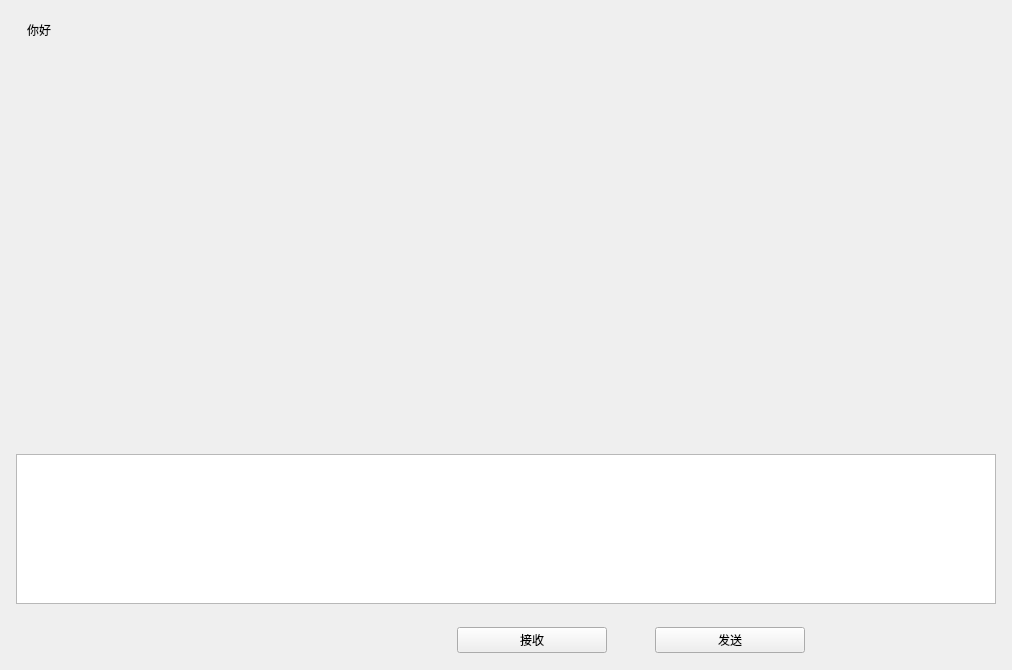
<?xml version="1.0" encoding="UTF-8"?>
<ui version="4.0">
 <class>ChatPage</class>
 <widget class="QWidget" name="ChatPage">
  <property name="geometry">
   <rect>
    <x>0</x>
    <y>0</y>
    <width>1012</width>
    <height>670</height>
   </rect>
  </property>
  <property name="windowTitle">
   <string>ChatPage</string>
  </property>
  <layout class="QVBoxLayout" name="verticalLayout">
   <property name="leftMargin">
    <number>16</number>
   </property>
   <property name="topMargin">
    <number>0</number>
   </property>
   <property name="rightMargin">
    <number>16</number>
   </property>
   <property name="bottomMargin">
    <number>0</number>
   </property>
   <item>
    <widget class="QWidget" name="chat_data_widget" native="true">
     <layout class="QVBoxLayout" name="verticalLayout_4">
      <property name="leftMargin">
       <number>0</number>
      </property>
      <property name="topMargin">
       <number>0</number>
      </property>
      <property name="rightMargin">
       <number>0</number>
      </property>
      <property name="bottomMargin">
       <number>0</number>
      </property>
      <item>
       <widget class="QWidget" name="title_widget" native="true">
        <property name="minimumSize">
         <size>
          <width>0</width>
          <height>60</height>
         </size>
        </property>
        <property name="maximumSize">
         <size>
          <width>16777215</width>
          <height>60</height>
         </size>
        </property>
        <layout class="QVBoxLayout" name="verticalLayout_5">
         <property name="topMargin">
          <number>2</number>
         </property>
         <property name="rightMargin">
          <number>2</number>
         </property>
         <property name="bottomMargin">
          <number>2</number>
         </property>
         <item>
          <widget class="QWidget" name="widget_2" native="true">
           <layout class="QHBoxLayout" name="horizontalLayout_3">
            <property name="leftMargin">
             <number>2</number>
            </property>
            <property name="topMargin">
             <number>2</number>
            </property>
            <property name="rightMargin">
             <number>2</number>
            </property>
            <property name="bottomMargin">
             <number>2</number>
            </property>
            <item>
             <widget class="QLabel" name="title_label">
              <property name="text">
               <string>你好</string>
              </property>
             </widget>
            </item>
           </layout>
          </widget>
         </item>
        </layout>
       </widget>
      </item>
      <item>
       <widget class="ChatView" name="chat_data_list" native="true"/>
      </item>
      <item>
       <widget class="QWidget" name="tool_widget" native="true">
        <property name="maximumSize">
         <size>
          <width>16777215</width>
          <height>60</height>
         </size>
        </property>
        <layout class="QHBoxLayout" name="horizontalLayout_4">
         <property name="leftMargin">
          <number>0</number>
         </property>
         <property name="topMargin">
          <number>0</number>
         </property>
         <property name="rightMargin">
          <number>0</number>
         </property>
         <property name="bottomMargin">
          <number>0</number>
         </property>
         <item>
          <spacer name="horizontalSpacer_2">
           <property name="orientation">
            <enum>Qt::Horizontal</enum>
           </property>
           <property name="sizeType">
            <enum>QSizePolicy::Fixed</enum>
           </property>
           <property name="sizeHint" stdset="0">
            <size>
             <width>5</width>
             <height>20</height>
            </size>
           </property>
          </spacer>
         </item>
         <item>
          <widget class="ClickedLabel" name="emoji_label">
           <property name="minimumSize">
            <size>
             <width>25</width>
             <height>25</height>
            </size>
           </property>
           <property name="maximumSize">
            <size>
             <width>25</width>
             <height>25</height>
            </size>
           </property>
           <property name="text">
            <string/>
           </property>
          </widget>
         </item>
         <item>
          <spacer name="horizontalSpacer_4">
           <property name="orientation">
            <enum>Qt::Horizontal</enum>
           </property>
           <property name="sizeType">
            <enum>QSizePolicy::Fixed</enum>
           </property>
           <property name="sizeHint" stdset="0">
            <size>
             <width>5</width>
             <height>20</height>
            </size>
           </property>
          </spacer>
         </item>
         <item>
          <widget class="ClickedLabel" name="file_label">
           <property name="minimumSize">
            <size>
             <width>25</width>
             <height>25</height>
            </size>
           </property>
           <property name="maximumSize">
            <size>
             <width>25</width>
             <height>25</height>
            </size>
           </property>
           <property name="text">
            <string/>
           </property>
          </widget>
         </item>
         <item>
          <spacer name="horizontalSpacer_3">
           <property name="orientation">
            <enum>Qt::Horizontal</enum>
           </property>
           <property name="sizeType">
            <enum>QSizePolicy::Fixed</enum>
           </property>
           <property name="sizeHint" stdset="0">
            <size>
             <width>800</width>
             <height>20</height>
            </size>
           </property>
          </spacer>
         </item>
        </layout>
       </widget>
      </item>
      <item>
       <widget class="MessageTextEdit" name="chat_edit">
        <property name="minimumSize">
         <size>
          <width>0</width>
          <height>150</height>
         </size>
        </property>
        <property name="maximumSize">
         <size>
          <width>16777215</width>
          <height>150</height>
         </size>
        </property>
       </widget>
      </item>
      <item>
       <widget class="QWidget" name="send_widget" native="true">
        <property name="maximumSize">
         <size>
          <width>16777215</width>
          <height>60</height>
         </size>
        </property>
        <layout class="QHBoxLayout" name="horizontalLayout_5">
         <item>
          <spacer name="horizontalSpacer_5">
           <property name="orientation">
            <enum>Qt::Horizontal</enum>
           </property>
           <property name="sizeType">
            <enum>QSizePolicy::Fixed</enum>
           </property>
           <property name="sizeHint" stdset="0">
            <size>
             <width>400</width>
             <height>20</height>
            </size>
           </property>
          </spacer>
         </item>
         <item>
          <widget class="ClickedBtn" name="receive_btn">
           <property name="enabled">
            <bool>true</bool>
           </property>
           <property name="minimumSize">
            <size>
             <width>150</width>
             <height>0</height>
            </size>
           </property>
           <property name="maximumSize">
            <size>
             <width>150</width>
             <height>16777215</height>
            </size>
           </property>
           <property name="text">
            <string>接收</string>
           </property>
          </widget>
         </item>
         <item>
          <spacer name="horizontalSpacer_6">
           <property name="orientation">
            <enum>Qt::Horizontal</enum>
           </property>
           <property name="sizeType">
            <enum>QSizePolicy::Fixed</enum>
           </property>
           <property name="sizeHint" stdset="0">
            <size>
             <width>10</width>
             <height>20</height>
            </size>
           </property>
          </spacer>
         </item>
         <item>
          <widget class="ClickedBtn" name="send_btn">
           <property name="minimumSize">
            <size>
             <width>150</width>
             <height>0</height>
            </size>
           </property>
           <property name="maximumSize">
            <size>
             <width>150</width>
             <height>16777215</height>
            </size>
           </property>
           <property name="text">
            <string>发送</string>
           </property>
          </widget>
         </item>
         <item>
          <spacer name="horizontalSpacer_7">
           <property name="orientation">
            <enum>Qt::Horizontal</enum>
           </property>
           <property name="sizeType">
            <enum>QSizePolicy::Fixed</enum>
           </property>
           <property name="sizeHint" stdset="0">
            <size>
             <width>150</width>
             <height>20</height>
            </size>
           </property>
          </spacer>
         </item>
        </layout>
       </widget>
      </item>
     </layout>
    </widget>
   </item>
  </layout>
 </widget>
 <customwidgets>
  <customwidget>
   <class>ClickedLabel</class>
   <extends>QLabel</extends>
   <header location="global">ClickedLabel.h</header>
  </customwidget>
  <customwidget>
   <class>ClickedBtn</class>
   <extends>QPushButton</extends>
   <header location="global">ClickedBtn.h</header>
  </customwidget>
  <customwidget>
   <class>ChatView</class>
   <extends>QWidget</extends>
   <header location="global">ChatView.h</header>
   <container>1</container>
  </customwidget>
  <customwidget>
   <class>MessageTextEdit</class>
   <extends>QTextEdit</extends>
   <header location="global">MessageTextEdit.h</header>
  </customwidget>
 </customwidgets>
 <resources/>
 <connections/>
</ui>
